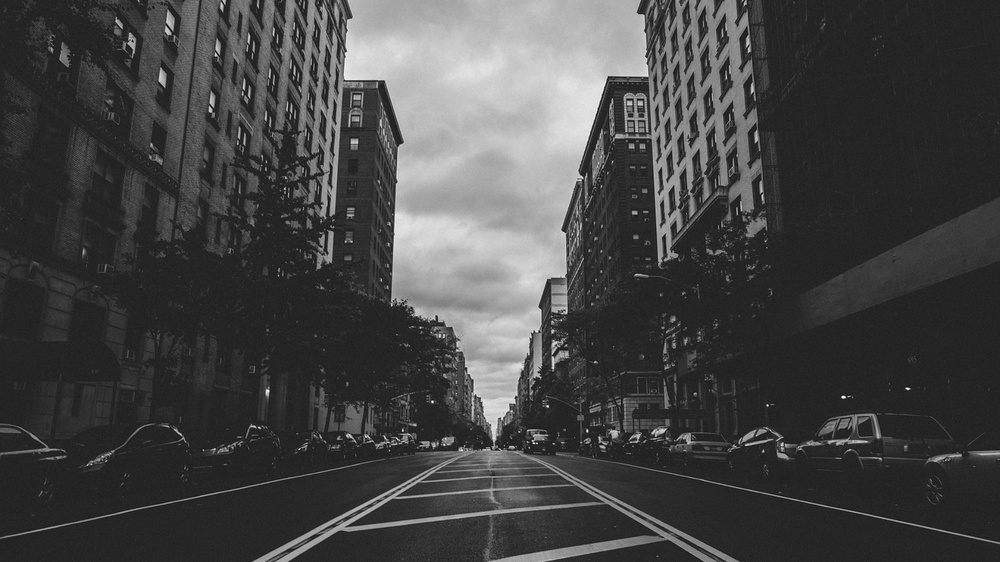
#> input picture images/cats/3.jpg, 1000 x 562 px, shrunk from 1920 x 1080 before the run
$ python Histograms.py
#> lines starting #> are read from the running program, lines starting #| are printed output that depends on the picture; after the words box and inside, x2 and y2 are one past the last pixel; in counts of white or black regions, pixels touching at a corner belong together
# Histograms allow you to visualize the distribution of pixel intensities in an image weather it's a grayscale image or RGB image .
# You cam visiualize these pixel intensities distribution with the help of histogram which is a kind of graph or plot.

import cv2 as cv
import matplotlib.pyplot as plt
import numpy as np

img = cv.imread("images/cats/3.jpg")
#> img is the input picture: shape (562, 1000, 3); min 7, max 255, mean 68.8
cv.imshow("img", img)

blank = np.zeros(img.shape[:2], dtype="uint8")
mask = cv.circle(blank, (img.shape[1] // 2, img.shape[0] // 2), 100, 255, -1)
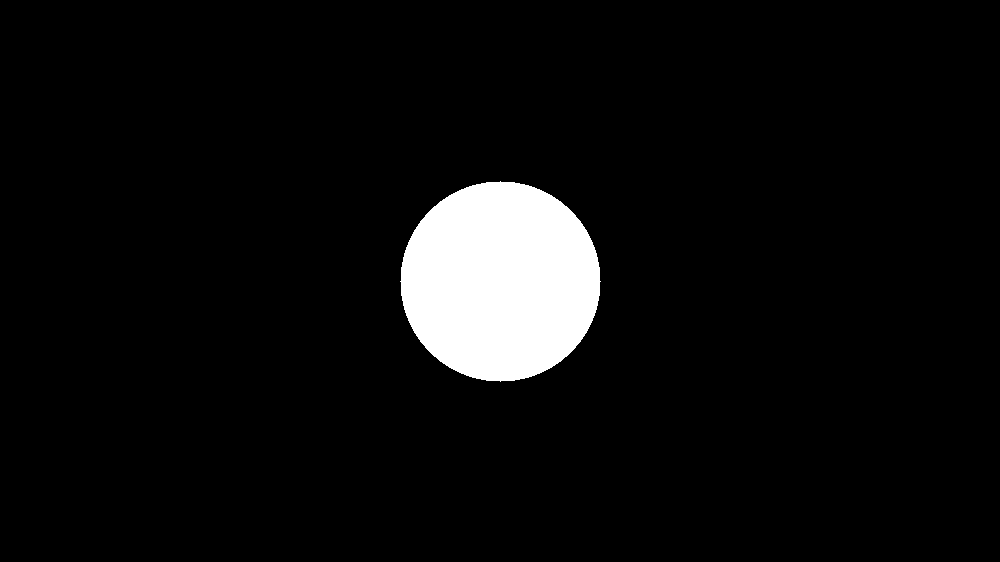
#> blank: shape (562, 1000); 5.6% white; 1 white region, box (x1, y1, x2, y2) and area: (400, 181, 601, 382) 31417
# cv.imshow("mask", mask)

# gray = cv.cvtColor(img, cv.COLOR_BGR2GRAY)
# cv.imshow("gray", gray)

masked = cv.bitwise_and(img,img,mask=mask)
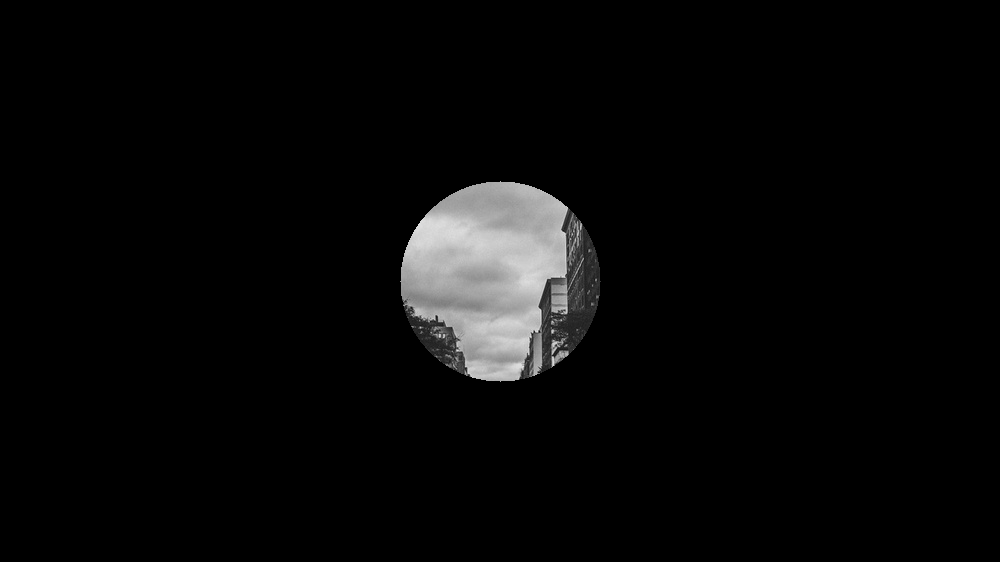
#> masked: shape (562, 1000, 3); min 0, max 228, mean 8.4
cv.imshow('masked',masked)

# Grayscale Histogram
# gray_histogram = cv.calcHist(
#     [gray], [0], mask, [256], [0, 256]
# )  # this functions is used to calculate the histograms of images.It takes in the parameters like listt of images ,channels,mask ,range of all possible pixil values.
# It returns  an array of histogram points of datatype float32.

# Ploting
# To ploat this histogram we are going to usr Matplotlib
# plt.figure()
# plt.title("GrayScale Histogram")
# plt.xlabel(
#     "Bins"
# )  # when we draw a histogram the first step is to bin the range of values- that is divide the entire range of values into a series of intervals .These are specified as conscutive non-overlaping intervals of variables.
# plt.ylabel("# of pixels")
# plt.plot(gray_histogram)
# plt.xlim(0, 256)
# plt.show()


# COLOURED HISTOGRAM
plt.figure()
plt.title("Colour Histogram")
plt.ylabel("# of pixels")
plt.xlabel("Bins")

colors = ("b", "g", "r")
for i, col in enumerate(
    colors
):  # as i understands it i contains the index of all the elements and col contains all the values if col not definec i will be a tuple.
    # which will not work in the cv.calchist function.
    hist = cv.calcHist([img], [i], mask, [256], [0, 256])
    plt.plot(hist, color=col)
    plt.xlim(0, 256)


plt.show()
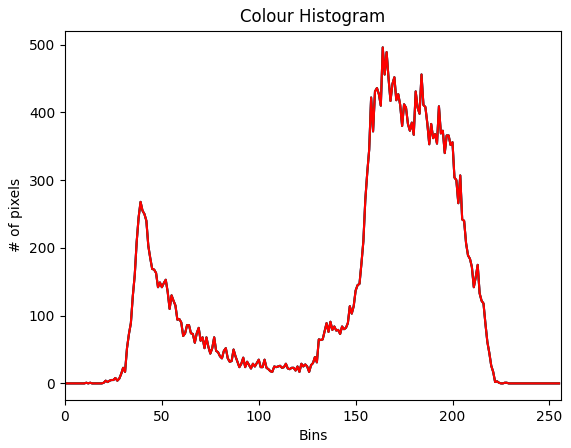
#> figure drawn by matplotlib, 1 panel; curve peaks at x = 164, y = 496; curve peaks at x = 164, y = 496; curve peaks at x = 164, y = 496
cv.waitKey(0)

$ run again, with images/cats/1.jpg copied over images/cats/3.jpg
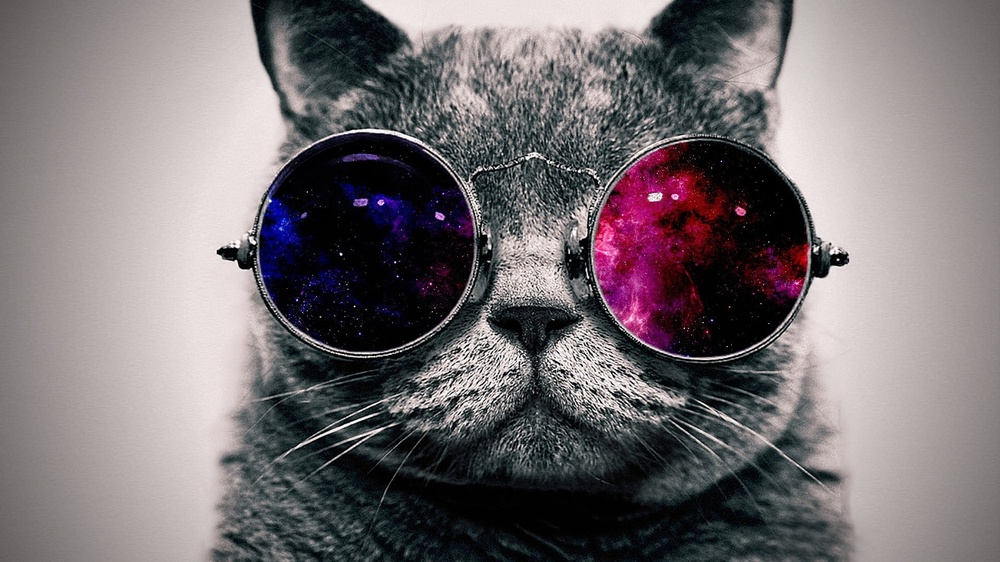
#> input picture images/cats/1.jpg, 1000 x 562 px, shrunk from 1920 x 1080 before the run
#> img is the input picture: shape (562, 1000, 3); mean B, G, R 114.4, 111.5, 118.1
#> blank: shape (562, 1000); 5.6% white; 1 white region, box (x1, y1, x2, y2) and area: (400, 181, 601, 382) 31417
#> `masked = cv.bitwise_and(img,img,mask=mask)`:
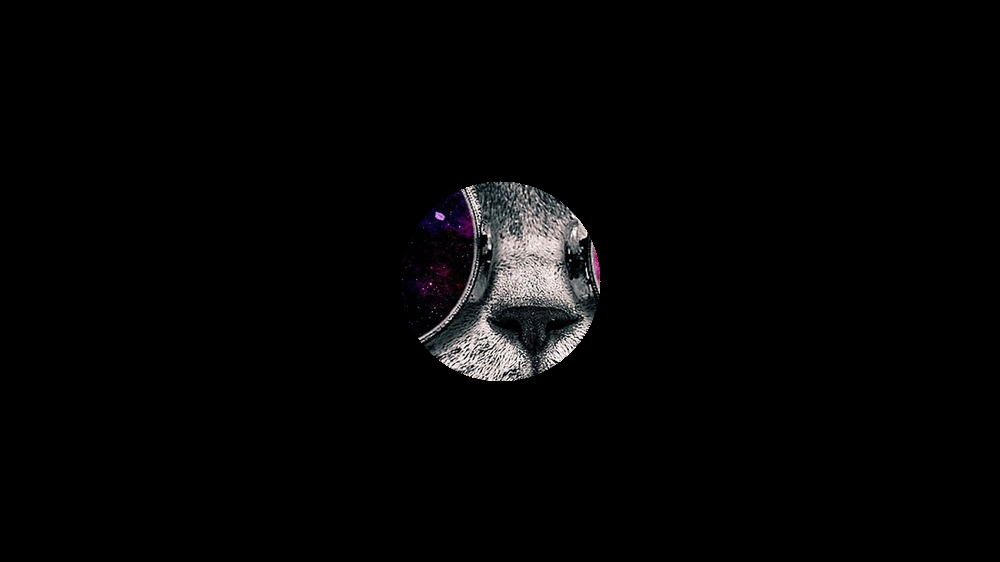
#> masked: shape (562, 1000, 3); mean B, G, R 4.9, 4.7, 4.9
#> `plt.show()`:
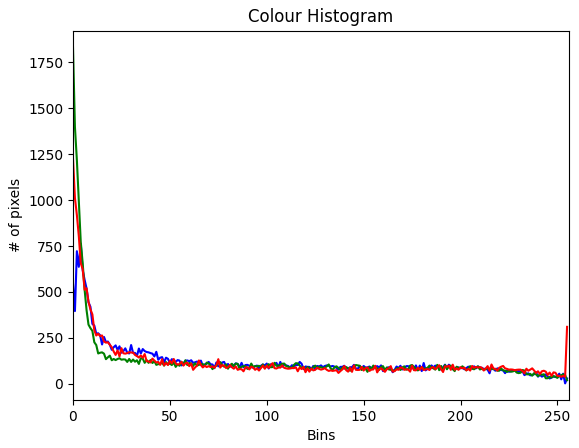
#> figure drawn by matplotlib, 1 panel; curve peaks at x = 4, y = 762; curve peaks at x = 0, y = 1832; curve peaks at x = 0, y = 1226

$ run again, with images/cats/2.jpg copied over images/cats/3.jpg
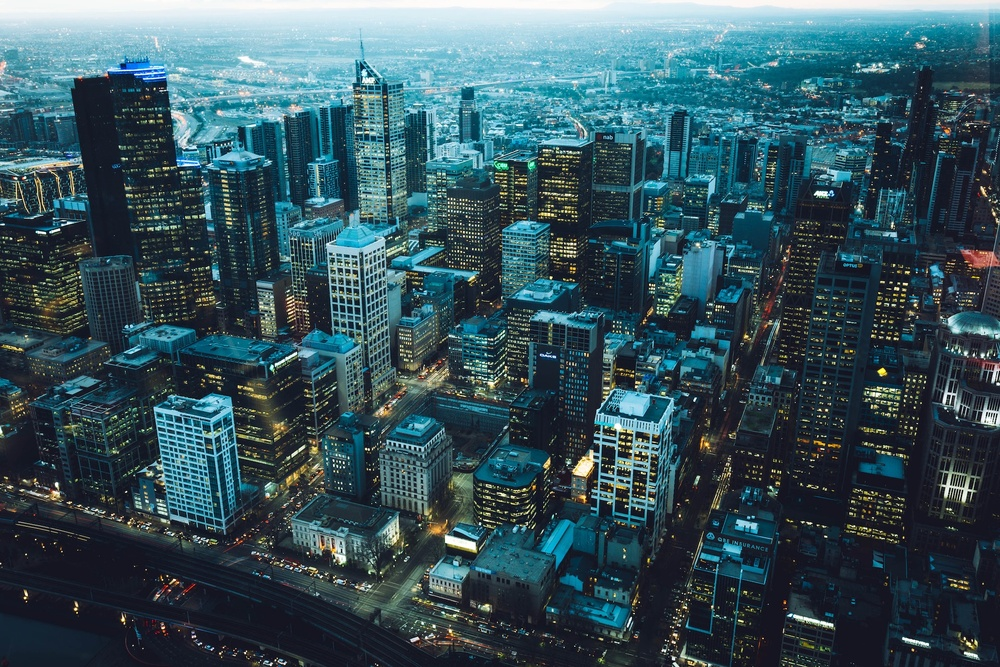
#> input picture images/cats/2.jpg, 1000 x 667 px, shrunk from 1920 x 1280 before the run
#> img is the input picture: shape (667, 1000, 3); mean B, G, R 91.8, 82.6, 54.6
#> `mask = cv.circle(blank, (img.shape[1] // 2, img.shape[0] // 2), 100, 2..`:
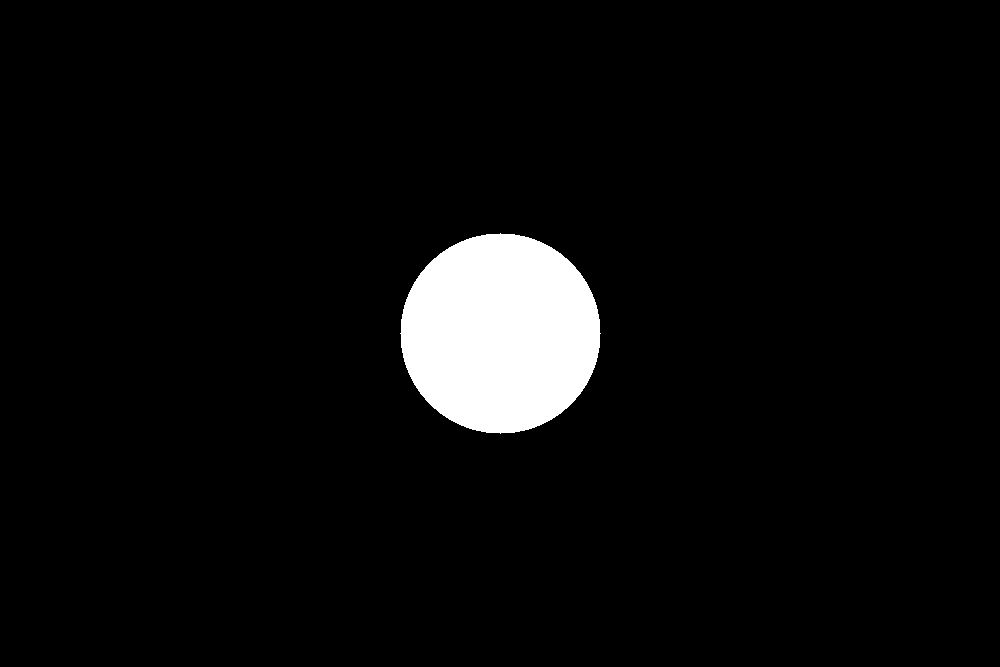
#> blank: shape (667, 1000); 4.7% white; 1 white region, box (x1, y1, x2, y2) and area: (400, 233, 601, 434) 31417
#> `plt.show()`:
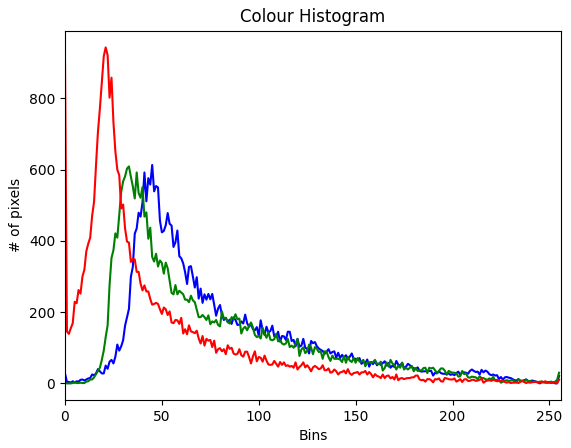
#> figure drawn by matplotlib, 1 panel; curve peaks at x = 45, y = 613; curve peaks at x = 33, y = 609; curve peaks at x = 21, y = 943

$ run again, with images/cats/6.jpg copied over images/cats/3.jpg
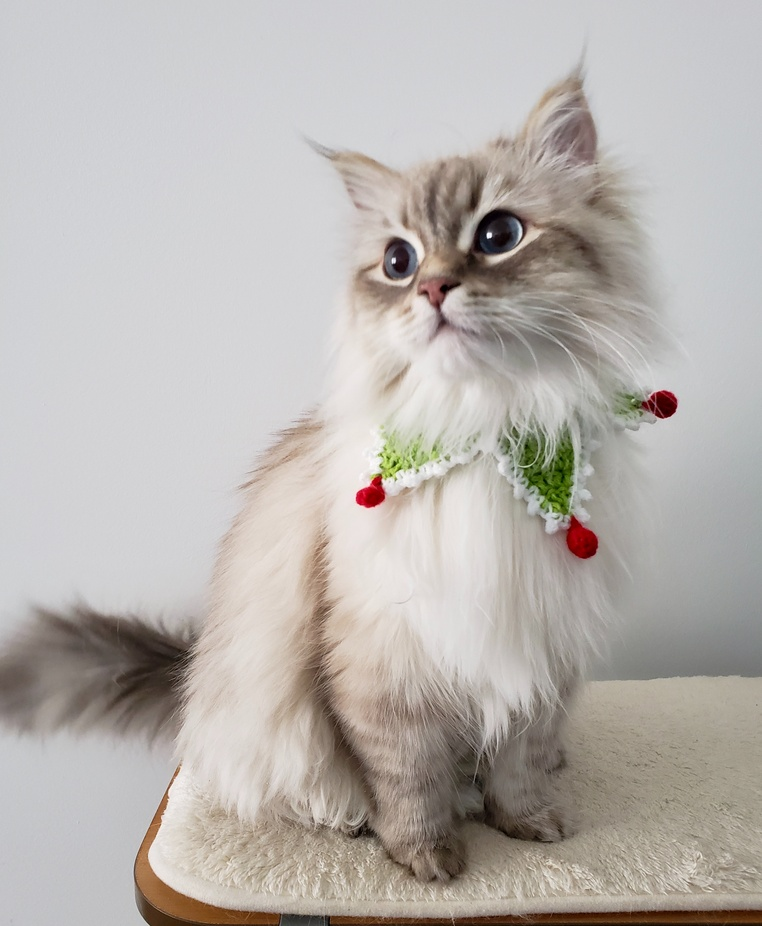
#> input picture images/cats/6.jpg, 762 x 926 px, shrunk from 2830 x 3442 before the run
#> img is the input picture: shape (926, 762, 3); mean B, G, R 175, 179.2, 184.3
#> `mask = cv.circle(blank, (img.shape[1] // 2, img.shape[0] // 2), 100, 2..`:
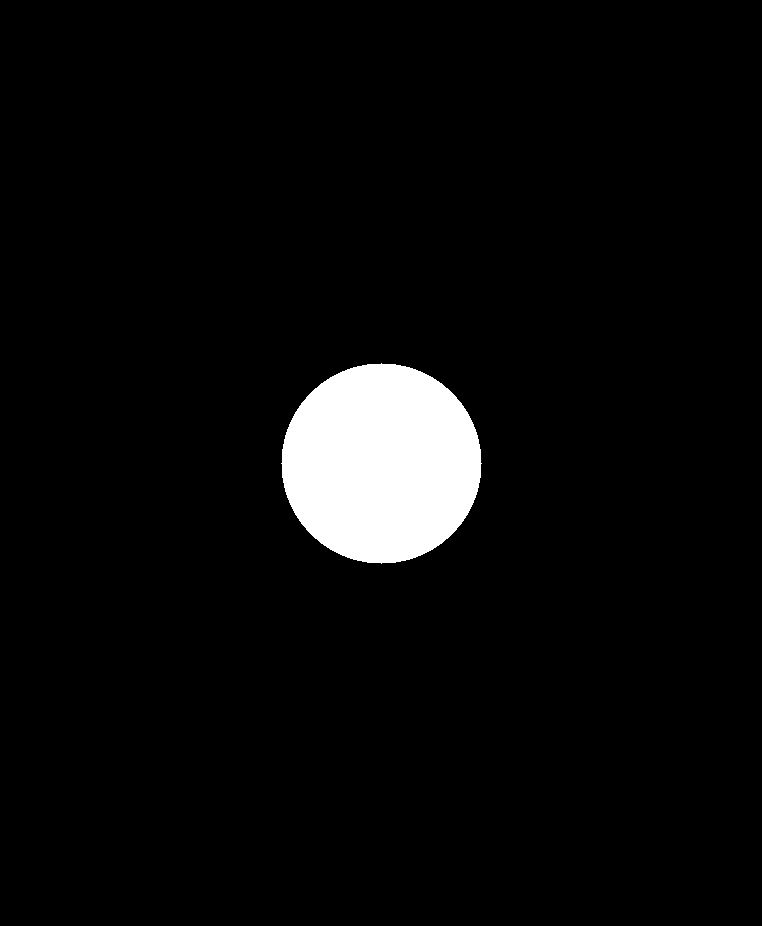
#> blank: shape (926, 762); 4.5% white; 1 white region, box (x1, y1, x2, y2) and area: (281, 363, 482, 564) 31417
#> `plt.show()`:
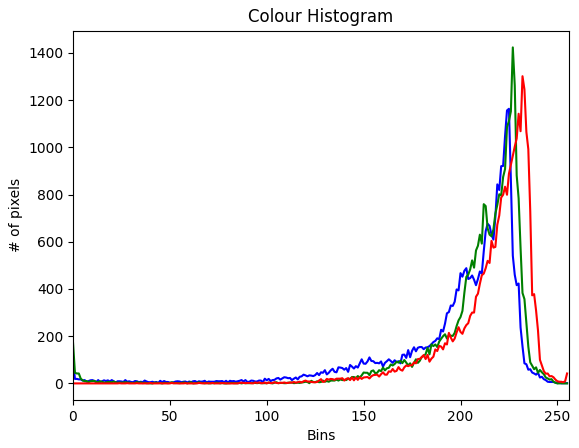
#> figure drawn by matplotlib, 1 panel; curve peaks at x = 225, y = 1163; curve peaks at x = 227, y = 1423; curve peaks at x = 232, y = 1301
